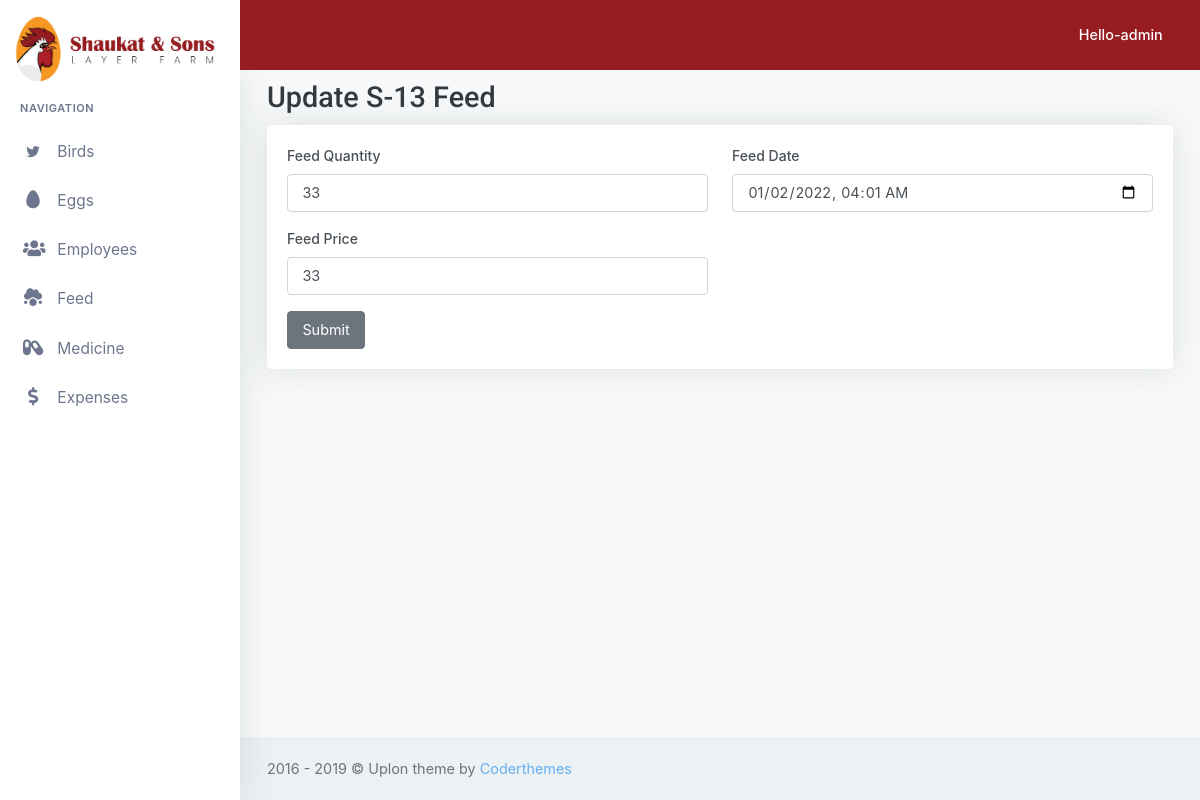
Page /feed/feed_update/3/ (signed in) on the committed database.
### feed/models.py (models this page shows, shortened)
class FeedS13_Incoming(models.Model):
    price = models.IntegerField(default=0)
    quantity = models.IntegerField(default=0)
    date = models.DateTimeField()
    updated_by = models.ForeignKey(User, on_delete=models.SET_NULL, null=True)

### feed/views.py (the view, shortened to what this page needs)
# urls.py: path('feed_update/<str:pk>/', views.feed_update, name='feed_update'),
@login_required(login_url='/accounts/login')
def feed_update(request, pk):
  update_feed = FeedS13_Incoming.objects.get(id=pk)
  print('employee :', update_feed.price)
  print(update_feed.price)
  print(update_feed.date)
  print(update_feed.quantity)
  context = {'update_feed': update_feed}
  return render(request, 'feed_update.html', context)

### feed/templates/feed_update.html (shortened to what this page needs)
{% extends 'baseTeamplate.html' %}
{% load static %}
{% block content %}
    <div class="container-fluid">
        <h2>Update S-13 Feed</h2>
        <div class="row">
            <div class="col-12">
                <div class="card-box">
                    <form action="" method="post" enctype="multipart/form-data">
                        <div class="row">
                            <div class="col-xl-6">
                                <div class="form-group">
                                    <label>Feed Quantity</label>
                                    <input type="text" class="form-control" name="up_feed-quantity" value="{{ update_feed.quantity }}"
                                           placeholder="Please Enter Feed Quantity" required>
                                </div>
                                <div class="form-group">
                                    <label>Feed Price</label>
                                    <input type="text" class="form-control" name="up_feed-price" value="{{ update_feed.price }}"
                                           placeholder="Please Enter Feed Price" required>
                                </div>
                            </div>
                            <div class="col-xl-6">
                                <div class="form-group">
                                    <label>Feed Date</label>
                                    <input type="datetime-local" class="form-control" name="up_feed-date" value="{{update_feed.date|date:'Y-m-d'}}T{{update_feed.date|time:'H:i:s'}}">
                                </div>
                            </div>
                        </div>
                        <button type="submit" class="btn btn-secondary">Submit</button>
                    </form>
                </div>
            </div>
        </div>
    </div>
{% endblock %}

### templates/baseTeamplate.html (shortened to what this page needs)
{% load static %}
<!DOCTYPE html>
<html lang="en">
<head>
    <link href="{% static 'libs/datatables/dataTables.bootstrap4.min.css' %}" rel="stylesheet" type="text/css"/>
    <link href="{% static 'libs/datatables/buttons.bootstrap4.min.css' %}" rel="stylesheet" type="text/css"/>
    <link href="{% static 'libs/datatables/responsive.bootstrap4.min.css' %}" rel="stylesheet" type="text/css"/>
    <link href="{% static 'libs/datatables/select.bootstrap4.min.css' %}" rel="stylesheet" type="text/css"/>
    <link href="{% static 'css/bootstrap.min.css' %}" rel="stylesheet" type="text/css" id="bootstrap-stylesheet"/>
    <link href="{% static 'css/icons.min.css' %}" rel="stylesheet" type="text/css"/>
    <link href="{% static 'css/app.css' %}" rel="stylesheet" type="text/css" id="app-stylesheet"/>
    <link href="{% static 'sj.css' %}" rel="stylesheet" type="text/css" id="app-stylesheet"/>
</head>
<body>
<div id="wrapper">
    <div class="navbar-custom">
        <ul class="list-unstyled topnav-menu float-right mb-0">
            <li class="dropdown notification-list">
                <a class="nav-link dropdown-toggle nav-user mr-0 waves-effect waves-light" data-toggle="dropdown"
                   href="#" role="button" aria-haspopup="false" aria-expanded="false">
                    <span class="hello-msg d-none d-sm-inline-block ml-1 font-weight-medium" style="color: white; "> Hello-{{ request.user }}</span>
                    <i class="mdi mdi-chevron-down d-none d-sm-inline-block"></i>
                </a>
            </li>
        </ul>
        <div class="logo-box">
            <a href="#" class="logo text-center logo-dark">
                        <span class="logo-lg">
                  <img src="{% static 'logo.jpeg' %}" style="width:100%">
                        </span>
            </a>
        </div>
        <ul class="list-unstyled topnav-menu topnav-menu-left m-0">
            <li>
                <button class="button-menu-mobile waves-effect waves-light">
                    <i class="mdi mdi-menu"></i>
                </button>
            </li>
        </ul>
    </div>
    <div class="left-side-menu">
        <div class="slimscroll-menu">
            <div id="sidebar-menu">
                <ul class="metismenu" id="side-menu">
                    <li class="menu-title">Navigation</li>
                    <li>
                        <a href="javascript: void(0);">
                            <i class="typcn typcn-social-twitter"></i>
                            <span> Birds </span>
                            <span class="menu-arrow"></span>
                        </a>
                    </li>
                    <li>
                        <a href="javascript: void(0);">
                            <i class="fas fa-egg"></i>
                            <span> Eggs </span>
                            <span class="menu-arrow"></span>
                        </a>
                    </li>
                    <li>
                        <a href="javascript: void(0);">
                            <i class="fas fa-users"></i>
                            <span> Employees </span>
                            <span class="menu-arrow"></span>
                        </a>
                    </li>
                    <li>
                        <a href="javascript: void(0);">
                            <i class="fas fa-cloud-meatball"></i>
                            <span> Feed </span>
                            <span class="menu-arrow"></span>
                        </a>
                    </li>
                    <li>
                        <a href="javascript: void(0);">
                            <i class="fas fa-capsules"></i>
                            <span> Medicine </span>
                            <span class="menu-arrow"></span>
                        </a>
                    </li>
                    <li>
                        <a href="javascript: void(0);">
                            <i class="fas fa-dollar-sign"></i>
                            <span> Expenses </span>
                            <span class="menu-arrow"></span>
                        </a>
                    </li>
                </ul>
            </div>
        </div>
    </div>
    <div class="content-page">
        {% block content %}
        {% endblock %}
    </div>
    <footer class="footer">
        <div class="container-fluid">
            <div class="row">
                <div class="col-md-12">
                    2016 - 2019 &copy; Uplon theme by <a href="">Coderthemes</a>
                </div>
            </div>
        </div>
    </footer>
</div>
</body>
</html>

### rows in the picture
FeedS13_Incoming: up_feed-quantity "33", up_feed-price "33", up_feed-date "01/02/2022 04:01"

### other values in the picture
{{ request.user }} "admin"
